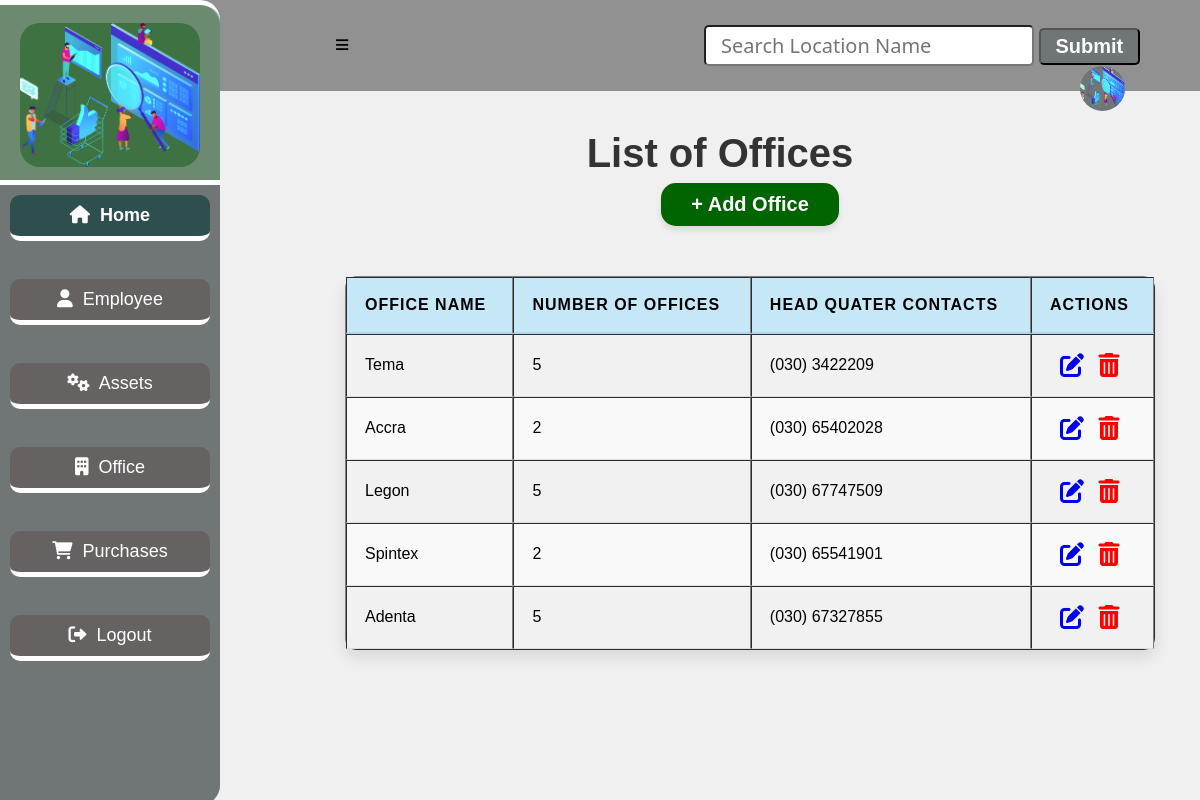
The app's page /location with its own data.
### app.py (models this page shows, shortened)
class Location(db.Model):
    __tablename__ = "locations"
    id=db.Column(db.Integer, primary_key=True)
    location_name=db.Column(db.String(50))
    number_of_offices=db.Column(db.Integer)
    head_quater_contact=db.Column(db.Integer)
    employees_rel=db.relationship('Employee', backref='employees_location')
    equipment_rel=db.relationship('Equipment', backref='equipment_loation')

### app.py (the view)
@app.route('/location')
def location():
    locations = Location.query.all()
    return render_template ('locationList.html', locations = locations)

### app.py (called while the page is built)
@app.before_request
def create_table():
    db.create_all()

### templates/locationList.html (shortened to what this page needs)
<!DOCTYPE html>
<html lang="en">
<head>
    <link
    rel="stylesheet"
    href="{{ url_for('static', filename='main.css') }}"
    />
    <link rel="stylesheet" href="https://cdnjs.cloudflare.com/ajax/libs/font-awesome/4.7.0/css/font-awesome.min.css">
    <link rel="stylesheet" href="https://cdnjs.cloudflare.com/ajax/libs/font-awesome/6.0.0-beta3/css/all.min.css">
</head>
<body>
    <div class="header">
      <a href="#" id="sidebar-icon">&#8801;</a>
      <input type="search" id="query" name="search" placeholder="Search Location Name">
      <button id="search-button">Submit</button>
      <a href="#"><img src="{{ url_for('static', filename='bg4.png') }}" alt=""></a>
    </div>
    <section class="sidebar">
        <div class="logo">
            <img src="{{ url_for('static', filename='bg4.png') }}" alt="logo">
        </div>
        <div class="content">
          <a href="/entry_point" class="home active"><i class="fas fa-home"></i>&nbsp; Home</a><br>
          <a href="/employee" class="home"><i class="fas fa-user"></i>&nbsp;  Employee</a><br>
          <a href="/equipment" class="home"><i class="fas fa-cogs"></i>&nbsp;  Assets</a><br>
          <a href="/location" class="home"><i class="fas fa-building"></i>&nbsp;  Office</a><br>
          <a href="/purchase" class="home"><i class="fas fa-shopping-cart"></i> &nbsp; Purchases</a><br>
          <a href="/login" class="home"><i class="fas fa-sign-out-alt"></i>&nbsp;  Logout</a>
        </div>
    </section>
    <h1 class="marquee">List of Offices</h1>
    <div class="location-form">
      <a href="/add-location" class="btn1">+ Add Office</a>
      <table border="1" style="overflow: auto;">
        <thead>
          <tr>
            <th>Office Name</th>
            <th>Number Of Offices</th>
            <th>Head Quater Contacts</th>
            <th>Actions</th>
          </tr>
        </thead>
        <tbody id="table-results">
          {% for location in locations  %}
            <tr>
              <td>{{ location.location_name }}</td>
              <td>{{ location.number_of_offices}}</td>
              <td>{{ location.head_quater_contact}}</td>
              <td class="action">
                <a href="/edit_location{{ location.id }}"><i class="fa fa-edit" style="font-size:24px"></i></a>
                <a href="/delete_location{{ location.id }}"><i class="fa fa-trash-o" style="font-size:24px"></i></a>
              </td>
            </tr>
          {% endfor %}
        </tbody>
      </table>
    </div>
</body>
</html>

### static/main.css (style rules this page uses)
body { margin: 0; padding: 0; font-family: Verdana, sans-serif; background-color: #f0f0f0; height: auto; }
.header { background: #919191; padding: 25px; }
.header input { padding: 5px 15px; font-size: 20px; font-family: 'Segoe UI', Tahoma, Geneva, Verdana, sans-serif; border-radius: 5px; margin-left: 350px; }
.header button { padding: 5px 15px; font-size: 20px; border-radius: 5px; background: #707576; color: #fff; font-weight: bold; }
.header img { width: 45px; height: 45px; background: #707576; border-radius: 50%; float: right; justify-content: center; margin-right: 50px; transition: transform 0.3s ease; }
#sidebar-icon { margin-left: 310px; font-size: 25px; text-decoration: none; color: #000; font-weight: bold; cursor: pointer; transition: color 0.3s ease, transform 0.3s ease; }
.sidebar { position: fixed; top: 0; left: 0; width: 220px; height: 100vh; background: #a5c3c9; border-top: 5px solid #fff; border-radius: 0 20px 20px 0; overflow: hidden; transition: transform 0.3s ease, background 0.3s ease; }
.logo { width: 220px; height: 180px; background: rgba(104, 135, 106, 0.938); display: flex; justify-content: center; align-items: center; border-radius: 0 20px 0 0; }
.logo img { width: 180px; display: block; margin: auto; background-color: rgba(59, 112, 63, 0.938); border-radius: 20px; }
.content { background: #707576; width: 220px; height: calc(100vh - 180px); position: fixed; top: 180px; z-index: 1; border-top: 5px solid #fff; overflow-y: auto; border-radius: 0 0 20px 0; }
.content a { display: flex; text-decoration: none; color: #fff; font-size: 18px; border-bottom: 5px solid white; padding: 10px 15px; justify-content: center; transition: background 0.3s ease, transform 0.3s ease; border-radius: 10px; margin: 10px; }
.home { border: none; outline: none; padding: 10px 16px; background: #666262; cursor: pointer; }
.active, .home:hover { background: darkslategrey; color: black; font-weight: bold; }
h1 { display: flex; font-size: 40px; flex-wrap: wrap; justify-content: center; margin-left: 240px; margin-top: 40px; color: #333; }
.location-form { display: flex; justify-content: center; align-items: center; flex-direction: column; margin-left: 300px; }
table { width: 90%; max-width: 1000px; border-collapse: separate; border-spacing: 0; margin-top: 30px; margin-left: auto; margin-right: auto; background: #ffffff; border-radius: 12px; overflow: hidden; box-shadow: 0 8px 16px rgba(0, 0, 0, 0.1); }
th, td { padding: 18px; text-align: left; font-size: 1em; border-bottom: 1px solid #ddd; }
th { background-color: #c6e8f6; font-weight: bold; text-transform: uppercase; letter-spacing: 1px; border-bottom: 2px solid #b0d8ec; }
tbody tr:nth-child(even) { background-color: #f9f9f9; }
tbody tr:nth-child(odd) { background-color: #f1f1f1; }
.btn1 { background: darkgreen; color: #fff; font-size: 1em; padding: 10px 30px; border-radius: 15px; transition: background-color 0.25s, box-shadow 0.25s, transform 0.25s; margin-bottom: 20px; text-decoration: none; font-size: 20px; display: block; margin-top: -20px; font-weight: bold; box-shadow: 0 4px 6px rgba(0, 0, 0, 0.1); }
.marquee { text-align: center; }
.action a { margin-left: 10px; }
.action .fa-trash-o { color: red; }

### records on screen
Location: location_name "Tema", number_of_offices "5", head_quater_contact "(030) 3422209"
Location: location_name "Accra", number_of_offices "2", head_quater_contact "(030) 65402028"
Location: location_name "Legon", number_of_offices "5", head_quater_contact "(030) 67747509"
Location: location_name "Spintex", number_of_offices "2", head_quater_contact "(030) 65541901"
Location: location_name "Adenta", number_of_offices "5", head_quater_contact "(030) 67327855"
